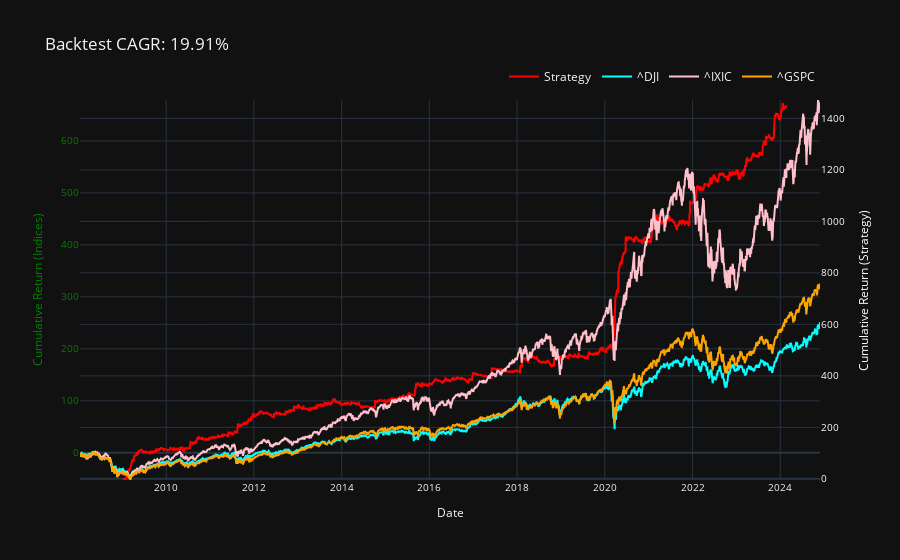

Source (notebook cell):
### Markdown cell above
### This below function calculates profit/loss from the orders  **(exitPrice - entryPrice) * orderQuantity**

This function also plot the progress lines for 3 indexes provided earlier.

### Code cell
starting_capital = 72267.75
trade_df_by_date = strategy_reporter.create_data_input_for_cumulative_returns_and_indices(final_list, index_data_dict, starting_capital)
strategy_reporter.plot_cumulative_returns_and_indices(trade_df_by_date, index_data_dict)

### Figure 1 — Plotly figure (JSON) as saved in the notebook; plotly's stock layout.template omitted (floating-point values rounded to 4 significant figures; data arrays with more than 128 entries replaced by an {"elided": "..."} marker saying what was removed)
{"data": [{"line": {"color": "red"}, "mode": "lines", "name": "Strategy", "type": "scatter", "x": {"elided": "5525 str values"}, "y": {"elided": "5525 float values"}, "yaxis": "y"}, {"line": {"color": "cyan"}, "mode": "lines", "name": "^DJI", "type": "scatter", "x": {"elided": "4249 str values"}, "y": {"elided": "4249 float values"}, "yaxis": "y2"}, {"line": {"color": "pink"}, "mode": "lines", "name": "^IXIC", "type": "scatter", "x": {"elided": "4249 str values"}, "y": {"elided": "4249 float values"}, "yaxis": "y2"}, {"line": {"color": "orange"}, "mode": "lines", "name": "^GSPC", "type": "scatter", "x": {"elided": "4249 str values"}, "y": {"elided": "4249 float values"}, "yaxis": "y2"}], "layout": {"autosize": true, "legend": {"orientation": "h", "x": 1, "xanchor": "right", "y": 1.1, "yanchor": "top"}, "title": {"text": "Backtest CAGR: 19.91%"}, "xaxis": {"tickfont": {"size": 10}, "title": {"font": {"size": 12}, "text": "Date"}}, "yaxis": {"range": [-4.479, 1471.0], "side": "right", "tickfont": {"color": "white", "size": 10}, "title": {"font": {"color": "white", "size": 12}, "text": "Cumulative Return (Strategy)"}}, "yaxis2": {"overlaying": "y", "range": [-52.23, 678.7], "side": "left", "tickfont": {"color": "green", "size": 10}, "title": {"font": {"color": "green", "size": 12}, "text": "Cumulative Return (Indices)"}}}}
